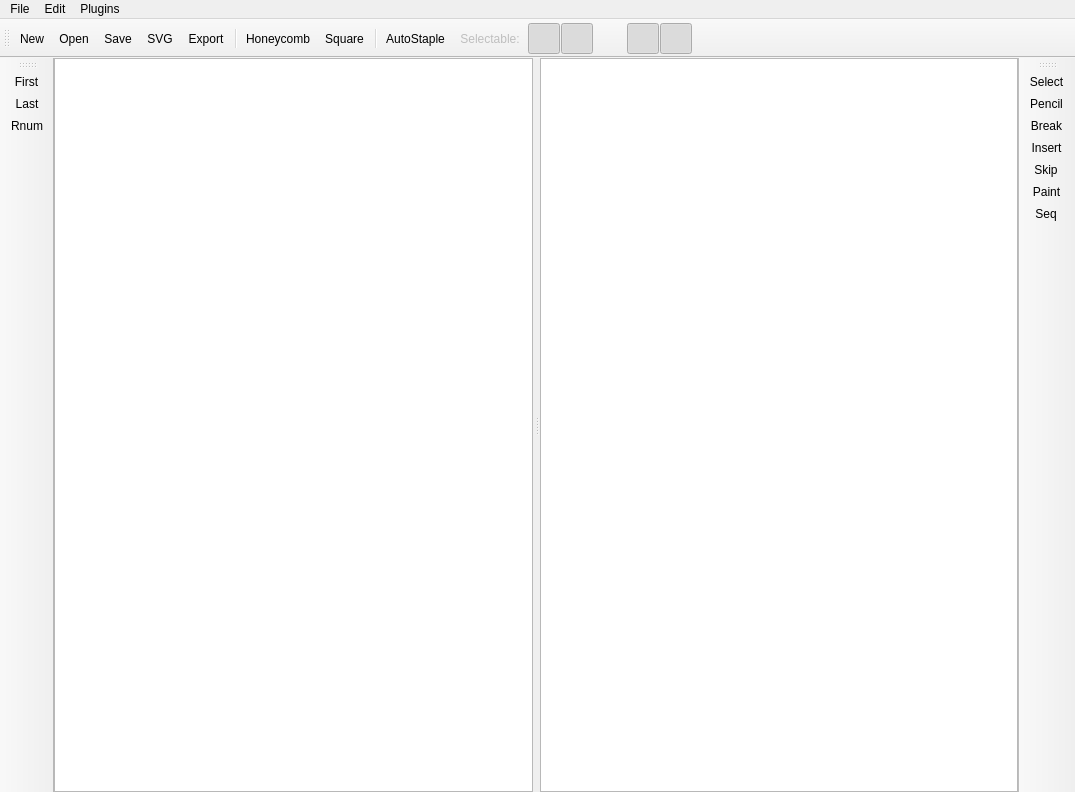
<?xml version="1.0" encoding="UTF-8"?>
<ui version="4.0">
 <class>MainWindow</class>
 <widget class="QMainWindow" name="MainWindow">
  <property name="geometry">
   <rect>
    <x>0</x>
    <y>0</y>
    <width>1075</width>
    <height>792</height>
   </rect>
  </property>
  <property name="contextMenuPolicy">
   <enum>Qt::NoContextMenu</enum>
  </property>
  <property name="windowTitle">
   <string>cadnano</string>
  </property>
  <property name="statusTip">
   <string/>
  </property>
  <property name="iconSize">
   <size>
    <width>32</width>
    <height>32</height>
   </size>
  </property>
  <property name="dockNestingEnabled">
   <bool>true</bool>
  </property>
  <property name="dockOptions">
   <set>QMainWindow::AllowNestedDocks|QMainWindow::AllowTabbedDocks|QMainWindow::AnimatedDocks</set>
  </property>
  <property name="unifiedTitleAndToolBarOnMac">
   <bool>true</bool>
  </property>
  <widget class="QWidget" name="centralwidget">
   <property name="autoFillBackground">
    <bool>false</bool>
   </property>
   <layout class="QGridLayout" name="gridLayout">
    <property name="horizontalSpacing">
     <number>6</number>
    </property>
    <property name="margin">
     <number>0</number>
    </property>
    <item row="0" column="0">
     <widget class="QSplitter" name="splitter">
      <property name="sizePolicy">
       <sizepolicy hsizetype="Preferred" vsizetype="Preferred">
        <horstretch>0</horstretch>
        <verstretch>0</verstretch>
       </sizepolicy>
      </property>
      <property name="frameShape">
       <enum>QFrame::NoFrame</enum>
      </property>
      <property name="frameShadow">
       <enum>QFrame::Plain</enum>
      </property>
      <property name="lineWidth">
       <number>0</number>
      </property>
      <property name="orientation">
       <enum>Qt::Horizontal</enum>
      </property>
      <property name="opaqueResize">
       <bool>true</bool>
      </property>
      <property name="handleWidth">
       <number>7</number>
      </property>
      <widget class="CustomQGraphicsView" name="sliceGraphicsView">
       <property name="sizePolicy">
        <sizepolicy hsizetype="Expanding" vsizetype="Expanding">
         <horstretch>0</horstretch>
         <verstretch>0</verstretch>
        </sizepolicy>
       </property>
       <property name="minimumSize">
        <size>
         <width>0</width>
         <height>0</height>
        </size>
       </property>
       <property name="baseSize">
        <size>
         <width>480</width>
         <height>0</height>
        </size>
       </property>
       <property name="mouseTracking">
        <bool>true</bool>
       </property>
       <property name="focusPolicy">
        <enum>Qt::WheelFocus</enum>
       </property>
       <property name="frameShadow">
        <enum>QFrame::Plain</enum>
       </property>
       <property name="lineWidth">
        <number>0</number>
       </property>
       <property name="verticalScrollBarPolicy">
        <enum>Qt::ScrollBarAlwaysOff</enum>
       </property>
       <property name="horizontalScrollBarPolicy">
        <enum>Qt::ScrollBarAlwaysOff</enum>
       </property>
       <property name="renderHints">
        <set>QPainter::Antialiasing|QPainter::HighQualityAntialiasing|QPainter::TextAntialiasing</set>
       </property>
       <property name="dragMode">
        <enum>QGraphicsView::NoDrag</enum>
       </property>
       <property name="transformationAnchor">
        <enum>QGraphicsView::AnchorUnderMouse</enum>
       </property>
       <property name="resizeAnchor">
        <enum>QGraphicsView::AnchorUnderMouse</enum>
       </property>
      </widget>
      <widget class="CustomQGraphicsView" name="pathGraphicsView">
       <property name="sizePolicy">
        <sizepolicy hsizetype="Expanding" vsizetype="Expanding">
         <horstretch>0</horstretch>
         <verstretch>0</verstretch>
        </sizepolicy>
       </property>
       <property name="minimumSize">
        <size>
         <width>0</width>
         <height>0</height>
        </size>
       </property>
       <property name="mouseTracking">
        <bool>true</bool>
       </property>
       <property name="focusPolicy">
        <enum>Qt::WheelFocus</enum>
       </property>
       <property name="frameShadow">
        <enum>QFrame::Plain</enum>
       </property>
       <property name="lineWidth">
        <number>0</number>
       </property>
       <property name="verticalScrollBarPolicy">
        <enum>Qt::ScrollBarAlwaysOff</enum>
       </property>
       <property name="horizontalScrollBarPolicy">
        <enum>Qt::ScrollBarAlwaysOff</enum>
       </property>
       <property name="renderHints">
        <set>QPainter::Antialiasing|QPainter::HighQualityAntialiasing|QPainter::TextAntialiasing</set>
       </property>
       <property name="transformationAnchor">
        <enum>QGraphicsView::AnchorUnderMouse</enum>
       </property>
      </widget>
     </widget>
    </item>
   </layout>
  </widget>
  <widget class="QToolBar" name="topToolBar">
   <property name="sizePolicy">
    <sizepolicy hsizetype="Ignored" vsizetype="Fixed">
     <horstretch>0</horstretch>
     <verstretch>0</verstretch>
    </sizepolicy>
   </property>
   <property name="baseSize">
    <size>
     <width>550</width>
     <height>0</height>
    </size>
   </property>
   <property name="windowTitle">
    <string>Main Toolbar</string>
   </property>
   <property name="iconSize">
    <size>
     <width>24</width>
     <height>24</height>
    </size>
   </property>
   <property name="toolButtonStyle">
    <enum>Qt::ToolButtonTextUnderIcon</enum>
   </property>
   <attribute name="toolBarArea">
    <enum>TopToolBarArea</enum>
   </attribute>
   <attribute name="toolBarBreak">
    <bool>false</bool>
   </attribute>
   <addaction name="actionNew"/>
   <addaction name="actionOpen"/>
   <addaction name="actionSave"/>
   <addaction name="actionSVG"/>
   <addaction name="actionExportStaples"/>
   <addaction name="separator"/>
   <addaction name="actionNewHoneycombPart"/>
   <addaction name="actionNewSquarePart"/>
   <addaction name="separator"/>
   <addaction name="actionAutoStaple"/>
   <addaction name="actionFiltersLabel"/>
   <addaction name="actionFilterScaf"/>
   <addaction name="actionFilterStap"/>
   <addaction name="actionFilterHandle"/>
   <addaction name="actionFilterEndpoint"/>
   <addaction name="actionFilterXover"/>
   <addaction name="actionFilterStrand"/>
  </widget>
  <widget class="QToolBar" name="rightToolBar">
   <property name="sizePolicy">
    <sizepolicy hsizetype="Fixed" vsizetype="Preferred">
     <horstretch>0</horstretch>
     <verstretch>0</verstretch>
    </sizepolicy>
   </property>
   <property name="minimumSize">
    <size>
     <width>0</width>
     <height>0</height>
    </size>
   </property>
   <property name="windowTitle">
    <string>Path Tools</string>
   </property>
   <property name="layoutDirection">
    <enum>Qt::LeftToRight</enum>
   </property>
   <property name="allowedAreas">
    <set>Qt::LeftToolBarArea|Qt::RightToolBarArea|Qt::TopToolBarArea</set>
   </property>
   <property name="toolButtonStyle">
    <enum>Qt::ToolButtonTextUnderIcon</enum>
   </property>
   <attribute name="toolBarArea">
    <enum>RightToolBarArea</enum>
   </attribute>
   <attribute name="toolBarBreak">
    <bool>false</bool>
   </attribute>
   <addaction name="actionPathSelect"/>
   <addaction name="actionPathPencil"/>
   <addaction name="actionPathBreak"/>
   <addaction name="actionPathInsertion"/>
   <addaction name="actionPathSkip"/>
   <addaction name="actionPathPaint"/>
   <addaction name="actionPathAddSeq"/>
  </widget>
  <widget class="QToolBar" name="leftToolBar">
   <property name="sizePolicy">
    <sizepolicy hsizetype="Fixed" vsizetype="Preferred">
     <horstretch>0</horstretch>
     <verstretch>0</verstretch>
    </sizepolicy>
   </property>
   <property name="minimumSize">
    <size>
     <width>0</width>
     <height>0</height>
    </size>
   </property>
   <property name="windowTitle">
    <string>Slice Tools</string>
   </property>
   <property name="allowedAreas">
    <set>Qt::LeftToolBarArea|Qt::RightToolBarArea|Qt::TopToolBarArea</set>
   </property>
   <property name="toolButtonStyle">
    <enum>Qt::ToolButtonTextUnderIcon</enum>
   </property>
   <attribute name="toolBarArea">
    <enum>LeftToolBarArea</enum>
   </attribute>
   <attribute name="toolBarBreak">
    <bool>false</bool>
   </attribute>
   <addaction name="actionSliceFirst"/>
   <addaction name="actionSliceLast"/>
   <addaction name="actionRenumber"/>
  </widget>
  <widget class="QMenuBar" name="menubar">
   <property name="geometry">
    <rect>
     <x>0</x>
     <y>0</y>
     <width>1075</width>
     <height>22</height>
    </rect>
   </property>
   <widget class="QMenu" name="menuFile">
    <property name="title">
     <string>File</string>
    </property>
    <addaction name="actionAbout"/>
    <addaction name="actionPreferences"/>
    <addaction name="actionNew"/>
    <addaction name="actionOpen"/>
    <addaction name="separator"/>
    <addaction name="actionClose"/>
    <addaction name="actionSave"/>
    <addaction name="actionSave_As"/>
   </widget>
   <widget class="QMenu" name="menuEdit">
    <property name="title">
     <string>Edit</string>
    </property>
    <addaction name="actionModify"/>
   </widget>
   <widget class="QMenu" name="menuPlugins">
    <property name="title">
     <string>Plugins</string>
    </property>
   </widget>
   <addaction name="menuFile"/>
   <addaction name="menuEdit"/>
   <addaction name="menuPlugins"/>
  </widget>
  <action name="actionNew">
   <property name="icon">
    <iconset resource="icons.qrc">
     <normaloff>:/filetools/new</normaloff>:/filetools/new</iconset>
   </property>
   <property name="text">
    <string>New...</string>
   </property>
   <property name="shortcut">
    <string>Ctrl+N</string>
   </property>
  </action>
  <action name="actionOpen">
   <property name="icon">
    <iconset resource="icons.qrc">
     <normaloff>:/filetools/open</normaloff>:/filetools/open</iconset>
   </property>
   <property name="text">
    <string>Open...</string>
   </property>
   <property name="shortcut">
    <string>Ctrl+O</string>
   </property>
  </action>
  <action name="actionClose">
   <property name="text">
    <string>Close</string>
   </property>
   <property name="shortcut">
    <string>Ctrl+W</string>
   </property>
  </action>
  <action name="actionSave">
   <property name="icon">
    <iconset resource="icons.qrc">
     <normaloff>:/filetools/save</normaloff>:/filetools/save</iconset>
   </property>
   <property name="text">
    <string>Save</string>
   </property>
   <property name="shortcut">
    <string>Ctrl+S</string>
   </property>
  </action>
  <action name="actionSave_As">
   <property name="icon">
    <iconset resource="icons.qrc">
     <normaloff>:/filetools/save</normaloff>:/filetools/save</iconset>
   </property>
   <property name="text">
    <string>Save As...</string>
   </property>
   <property name="shortcut">
    <string>Ctrl+Shift+S</string>
   </property>
  </action>
  <action name="actionSave_a_Copy">
   <property name="text">
    <string>Save a Copy...</string>
   </property>
  </action>
  <action name="actionPrint">
   <property name="text">
    <string>Print...</string>
   </property>
  </action>
  <action name="actionSVG">
   <property name="icon">
    <iconset resource="icons.qrc">
     <normaloff>:/filetools/svg</normaloff>:/filetools/svg</iconset>
   </property>
   <property name="text">
    <string>SVG</string>
   </property>
  </action>
  <action name="actionX3D">
   <property name="text">
    <string>X3D</string>
   </property>
  </action>
  <action name="actionCut">
   <property name="text">
    <string>Cut</string>
   </property>
   <property name="shortcut">
    <string>Ctrl+X</string>
   </property>
  </action>
  <action name="actionCopy">
   <property name="text">
    <string>Copy</string>
   </property>
   <property name="shortcut">
    <string>Ctrl+C</string>
   </property>
  </action>
  <action name="actionPaste">
   <property name="text">
    <string>Paste</string>
   </property>
   <property name="shortcut">
    <string>Ctrl+V</string>
   </property>
  </action>
  <action name="actionSelect_All">
   <property name="text">
    <string>Select All</string>
   </property>
   <property name="shortcut">
    <string>Ctrl+A</string>
   </property>
  </action>
  <action name="actionNewHoneycombPart">
   <property name="icon">
    <iconset resource="icons.qrc">
     <normaloff>:/parttools/new-honeycomb</normaloff>:/parttools/new-honeycomb</iconset>
   </property>
   <property name="text">
    <string>Honeycomb</string>
   </property>
   <property name="toolTip">
    <string>Click to add new part with honeycomb lattice</string>
   </property>
  </action>
  <action name="actionPathBreak">
   <property name="checkable">
    <bool>true</bool>
   </property>
   <property name="checked">
    <bool>false</bool>
   </property>
   <property name="icon">
    <iconset resource="icons.qrc">
     <normaloff>:/pathtools/break</normaloff>:/pathtools/break</iconset>
   </property>
   <property name="text">
    <string>Break Tool</string>
   </property>
   <property name="iconText">
    <string>Break</string>
   </property>
   <property name="toolTip">
    <string>(B)reak Tool</string>
   </property>
   <property name="shortcut">
    <string>B</string>
   </property>
  </action>
  <action name="actionPathSelect">
   <property name="checkable">
    <bool>true</bool>
   </property>
   <property name="icon">
    <iconset resource="icons.qrc">
     <normaloff>:/pathtools/select</normaloff>:/pathtools/select</iconset>
   </property>
   <property name="text">
    <string>Select</string>
   </property>
   <property name="iconText">
    <string>Select</string>
   </property>
   <property name="toolTip">
    <string>Select Tool (v)</string>
   </property>
   <property name="shortcut">
    <string>V</string>
   </property>
  </action>
  <action name="actionSliceFirst">
   <property name="icon">
    <iconset resource="icons.qrc">
     <normaloff>:/slicetools/go-first</normaloff>:/slicetools/go-first</iconset>
   </property>
   <property name="text">
    <string>First</string>
   </property>
   <property name="toolTip">
    <string>Move the slice bar to the first position.</string>
   </property>
  </action>
  <action name="actionSliceLast">
   <property name="icon">
    <iconset resource="icons.qrc">
     <normaloff>:/slicetools/go-last</normaloff>:/slicetools/go-last</iconset>
   </property>
   <property name="text">
    <string>Last</string>
   </property>
   <property name="toolTip">
    <string>Move the slice bar to the last position.</string>
   </property>
  </action>
  <action name="actionPathErase">
   <property name="checkable">
    <bool>true</bool>
   </property>
   <property name="icon">
    <iconset resource="icons.qrc">
     <normaloff>:/pathtools/erase</normaloff>:/pathtools/erase</iconset>
   </property>
   <property name="text">
    <string>Erase</string>
   </property>
   <property name="toolTip">
    <string>(E)rase Tool</string>
   </property>
  </action>
  <action name="actionPathPencil">
   <property name="checkable">
    <bool>true</bool>
   </property>
   <property name="icon">
    <iconset resource="icons.qrc">
     <normaloff>:/pathtools/force</normaloff>:/pathtools/force</iconset>
   </property>
   <property name="text">
    <string>Pencil</string>
   </property>
   <property name="toolTip">
    <string>Pe(n)cil Tool</string>
   </property>
   <property name="shortcut">
    <string>N</string>
   </property>
  </action>
  <action name="actionPathInsertion">
   <property name="checkable">
    <bool>true</bool>
   </property>
   <property name="icon">
    <iconset resource="icons.qrc">
     <normaloff>:/pathtools/insert</normaloff>:/pathtools/insert</iconset>
   </property>
   <property name="text">
    <string>Insert</string>
   </property>
   <property name="toolTip">
    <string>(I)nsert Tool</string>
   </property>
   <property name="shortcut">
    <string>I</string>
   </property>
  </action>
  <action name="actionNewSquarePart">
   <property name="icon">
    <iconset resource="icons.qrc">
     <normaloff>:/parttools/new-square</normaloff>:/parttools/new-square</iconset>
   </property>
   <property name="text">
    <string>Square</string>
   </property>
   <property name="toolTip">
    <string>Click to add new part with square lattice</string>
   </property>
  </action>
  <action name="actionPathSkip">
   <property name="checkable">
    <bool>true</bool>
   </property>
   <property name="icon">
    <iconset resource="icons.qrc">
     <normaloff>:/pathtools/skip</normaloff>:/pathtools/skip</iconset>
   </property>
   <property name="text">
    <string>Skip</string>
   </property>
   <property name="toolTip">
    <string>(S)kip Tool</string>
   </property>
   <property name="shortcut">
    <string>S</string>
   </property>
  </action>
  <action name="actionRenumber">
   <property name="icon">
    <iconset resource="icons.qrc">
     <normaloff>:/slicetools/renumber</normaloff>:/slicetools/renumber</iconset>
   </property>
   <property name="text">
    <string>Rnum</string>
   </property>
   <property name="toolTip">
    <string>Renumber Slice helices according to helix ordering in Path panel.</string>
   </property>
  </action>
  <action name="actionPathPaint">
   <property name="checkable">
    <bool>true</bool>
   </property>
   <property name="icon">
    <iconset resource="icons.qrc">
     <normaloff>:/pathtools/paint</normaloff>:/pathtools/paint</iconset>
   </property>
   <property name="text">
    <string>Paint</string>
   </property>
   <property name="toolTip">
    <string>(P)aint Tool</string>
   </property>
   <property name="shortcut">
    <string>P</string>
   </property>
  </action>
  <action name="actionPathAddSeq">
   <property name="checkable">
    <bool>true</bool>
   </property>
   <property name="icon">
    <iconset resource="icons.qrc">
     <normaloff>:/pathtools/addseq</normaloff>:/pathtools/addseq</iconset>
   </property>
   <property name="text">
    <string>Seq</string>
   </property>
   <property name="toolTip">
    <string>(A)dd Sequence Tool</string>
   </property>
   <property name="shortcut">
    <string>A</string>
   </property>
  </action>
  <action name="actionExportStaples">
   <property name="icon">
    <iconset resource="icons.qrc">
     <normaloff>:/filetools/csv</normaloff>:/filetools/csv</iconset>
   </property>
   <property name="text">
    <string>Export</string>
   </property>
   <property name="toolTip">
    <string>export oligos as *.CSV</string>
   </property>
  </action>
  <action name="actionPreferences">
   <property name="text">
    <string>Preferences</string>
   </property>
   <property name="shortcut">
    <string>Ctrl+,</string>
   </property>
  </action>
  <action name="actionModify">
   <property name="checkable">
    <bool>true</bool>
   </property>
   <property name="icon">
    <iconset resource="icons.qrc">
     <normaloff>:/pathtools/modify</normaloff>:/pathtools/modify</iconset>
   </property>
   <property name="text">
    <string>Modify mode</string>
   </property>
   <property name="toolTip">
    <string>Modify mode</string>
   </property>
  </action>
  <action name="actionCadnanoWebsite">
   <property name="text">
    <string>cadnano Website</string>
   </property>
  </action>
  <action name="actionFeedback">
   <property name="text">
    <string>Feedback</string>
   </property>
  </action>
  <action name="actionFilterPart">
   <property name="checkable">
    <bool>true</bool>
   </property>
   <property name="icon">
    <iconset resource="icons.qrc">
     <normaloff>:/parttools/filter-part</normaloff>:/parttools/filter-part</iconset>
   </property>
   <property name="text">
    <string>Parts</string>
   </property>
   <property name="toolTip">
    <string>Part-selection mode</string>
   </property>
  </action>
  <action name="actionFilterEndpoint">
   <property name="checkable">
    <bool>true</bool>
   </property>
   <property name="checked">
    <bool>true</bool>
   </property>
   <property name="icon">
    <iconset resource="icons.qrc">
     <normaloff>:/parttools/filter-endpoint</normaloff>:/parttools/filter-endpoint</iconset>
   </property>
   <property name="toolTip">
    <string>(E)ndpoints</string>
   </property>
   <property name="shortcut">
    <string>E</string>
   </property>
  </action>
  <action name="actionFilterXover">
   <property name="checkable">
    <bool>true</bool>
   </property>
   <property name="checked">
    <bool>true</bool>
   </property>
   <property name="icon">
    <iconset resource="icons.qrc">
     <normaloff>:/parttools/filter-xover</normaloff>:/parttools/filter-xover</iconset>
   </property>
   <property name="text">
    <string/>
   </property>
   <property name="toolTip">
    <string>(X)overs</string>
   </property>
   <property name="shortcut">
    <string>X</string>
   </property>
  </action>
  <action name="actionFiltersLabel">
   <property name="enabled">
    <bool>false</bool>
   </property>
   <property name="text">
    <string>Selectable:</string>
   </property>
   <property name="toolTip">
    <string>Selection Filters</string>
   </property>
  </action>
  <action name="actionFilterStrand">
   <property name="checkable">
    <bool>true</bool>
   </property>
   <property name="icon">
    <iconset resource="icons.qrc">
     <normaloff>:/parttools/filter-strand</normaloff>:/parttools/filter-strand</iconset>
   </property>
   <property name="toolTip">
    <string>stran(D)s</string>
   </property>
   <property name="shortcut">
    <string>D</string>
   </property>
  </action>
  <action name="actionFilterHandle">
   <property name="checkable">
    <bool>true</bool>
   </property>
   <property name="checked">
    <bool>false</bool>
   </property>
   <property name="icon">
    <iconset resource="icons.qrc">
     <normaloff>:/parttools/filter-handle</normaloff>:/parttools/filter-handle</iconset>
   </property>
   <property name="toolTip">
    <string>(H)andles</string>
   </property>
   <property name="shortcut">
    <string>H</string>
   </property>
  </action>
  <action name="actionFilterScaf">
   <property name="checkable">
    <bool>true</bool>
   </property>
   <property name="checked">
    <bool>true</bool>
   </property>
   <property name="icon">
    <iconset resource="icons.qrc">
     <normaloff>:/parttools/filter-scaf</normaloff>:/parttools/filter-scaf</iconset>
   </property>
   <property name="toolTip">
    <string>s(C)affold</string>
   </property>
   <property name="shortcut">
    <string>C</string>
   </property>
  </action>
  <action name="actionFilterStap">
   <property name="checkable">
    <bool>true</bool>
   </property>
   <property name="checked">
    <bool>true</bool>
   </property>
   <property name="icon">
    <iconset resource="icons.qrc">
     <normaloff>:/parttools/filter-stap</normaloff>:/parttools/filter-stap</iconset>
   </property>
   <property name="toolTip">
    <string>s(T)aple</string>
   </property>
   <property name="shortcut">
    <string>T</string>
   </property>
  </action>
  <action name="actionAbout">
   <property name="text">
    <string>About cadnano</string>
   </property>
  </action>
  <action name="actionAutoStaple">
   <property name="icon">
    <iconset resource="icons.qrc">
     <normaloff>:/pathtools/autostaple</normaloff>:/pathtools/autostaple</iconset>
   </property>
   <property name="text">
    <string>AutoStaple</string>
   </property>
   <property name="toolTip">
    <string>Create staple strands complementary to existing scaffold.</string>
   </property>
  </action>
 </widget>
 <customwidgets>
  <customwidget>
   <class>CustomQGraphicsView</class>
   <extends>QGraphicsView</extends>
   <header>customqgraphicsview.h</header>
  </customwidget>
 </customwidgets>
 <resources>
  <include location="icons.qrc"/>
 </resources>
 <connections>
  <connection>
   <sender>actionClose</sender>
   <signal>activated()</signal>
   <receiver>MainWindow</receiver>
   <slot>close()</slot>
   <hints>
    <hint type="sourcelabel">
     <x>-1</x>
     <y>-1</y>
    </hint>
    <hint type="destinationlabel">
     <x>741</x>
     <y>506</y>
    </hint>
   </hints>
  </connection>
 </connections>
</ui>
